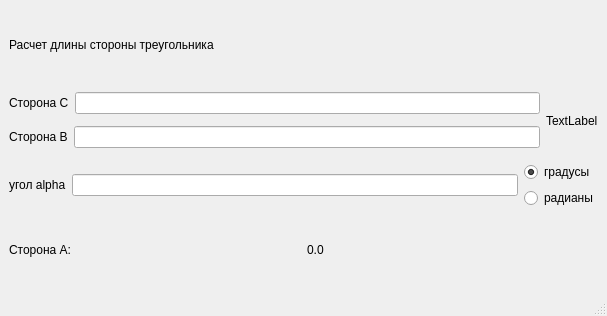
<?xml version="1.0" encoding="UTF-8"?>
<ui version="4.0">
 <class>MainWindow</class>
 <widget class="QMainWindow" name="MainWindow">
  <property name="geometry">
   <rect>
    <x>0</x>
    <y>0</y>
    <width>607</width>
    <height>316</height>
   </rect>
  </property>
  <property name="sizePolicy">
   <sizepolicy hsizetype="Fixed" vsizetype="Fixed">
    <horstretch>0</horstretch>
    <verstretch>0</verstretch>
   </sizepolicy>
  </property>
  <property name="windowTitle">
   <string>MainWindow</string>
  </property>
  <widget class="QWidget" name="centralwidget">
   <layout class="QVBoxLayout" name="verticalLayout_3">
    <item>
     <widget class="QLabel" name="labelTitle">
      <property name="text">
       <string>Расчет длины стороны треугольника</string>
      </property>
     </widget>
    </item>
    <item>
     <layout class="QHBoxLayout" name="horizontalLayout_5">
      <item>
       <layout class="QVBoxLayout" name="verticalLayout_2">
        <item>
         <layout class="QHBoxLayout" name="horizontalLayout">
          <item>
           <widget class="QLabel" name="labelSideC">
            <property name="text">
             <string>Сторона С</string>
            </property>
           </widget>
          </item>
          <item>
           <widget class="QLineEdit" name="lineEditSideC"/>
          </item>
         </layout>
        </item>
        <item>
         <layout class="QHBoxLayout" name="horizontalLayout_2">
          <item>
           <widget class="QLabel" name="labelSideB">
            <property name="text">
             <string>Сторона B</string>
            </property>
           </widget>
          </item>
          <item>
           <widget class="QLineEdit" name="lineEditSideB"/>
          </item>
         </layout>
        </item>
       </layout>
      </item>
      <item>
       <widget class="QLabel" name="labelPIcture">
        <property name="text">
         <string>TextLabel</string>
        </property>
       </widget>
      </item>
     </layout>
    </item>
    <item>
     <layout class="QHBoxLayout" name="horizontalLayout_3">
      <item>
       <widget class="QLabel" name="labelAngleAlpha">
        <property name="text">
         <string>угол alpha</string>
        </property>
       </widget>
      </item>
      <item>
       <widget class="QLineEdit" name="lineEditAngleAlpha"/>
      </item>
      <item>
       <layout class="QVBoxLayout" name="verticalLayout">
        <item>
         <widget class="QRadioButton" name="radioButtonDegree">
          <property name="text">
           <string>градусы</string>
          </property>
          <property name="checked">
           <bool>true</bool>
          </property>
         </widget>
        </item>
        <item>
         <widget class="QRadioButton" name="radioButtonRadian">
          <property name="text">
           <string>радианы</string>
          </property>
         </widget>
        </item>
       </layout>
      </item>
     </layout>
    </item>
    <item>
     <layout class="QHBoxLayout" name="horizontalLayout_6">
      <item>
       <widget class="QLabel" name="labelResult">
        <property name="text">
         <string>Сторона А:</string>
        </property>
       </widget>
      </item>
      <item>
       <widget class="QLabel" name="labelSideA">
        <property name="text">
         <string>0.0</string>
        </property>
       </widget>
      </item>
     </layout>
    </item>
   </layout>
  </widget>
  <widget class="QMenuBar" name="menubar">
   <property name="geometry">
    <rect>
     <x>0</x>
     <y>0</y>
     <width>607</width>
     <height>24</height>
    </rect>
   </property>
  </widget>
  <widget class="QStatusBar" name="statusbar"/>
 </widget>
 <resources/>
 <connections/>
</ui>
